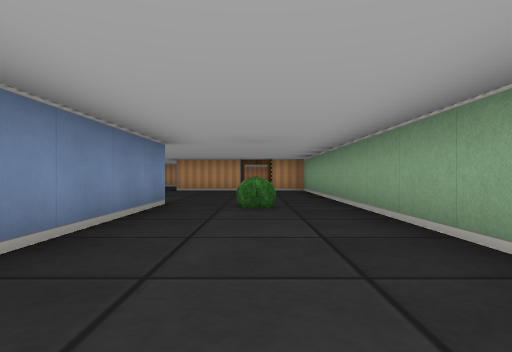
[1] (above)

17 first-person views from a walk through a cub3D ray-caster map. The camera is about half as high as the walls, looks level and sees 75° across. The floor is counted in squares. Each view is taken from the middle of a square. On the plan, view 1 faces up. The plan holds only what a view shows up to about 9 squares ahead; the rest is blank.

[2]
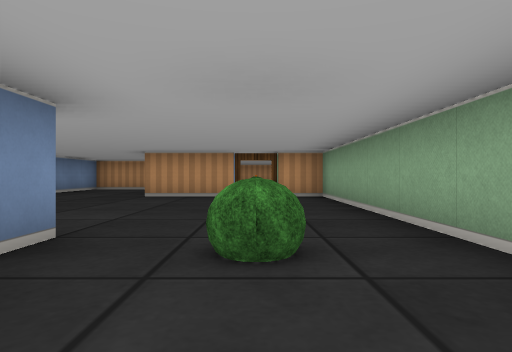

[3]
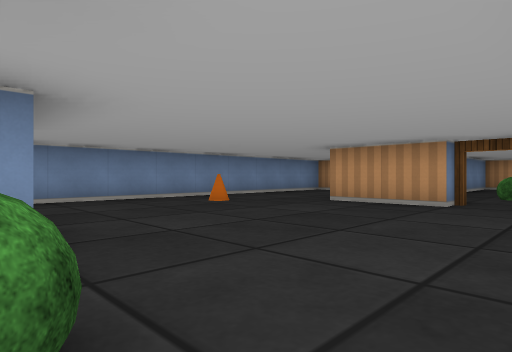

[4]
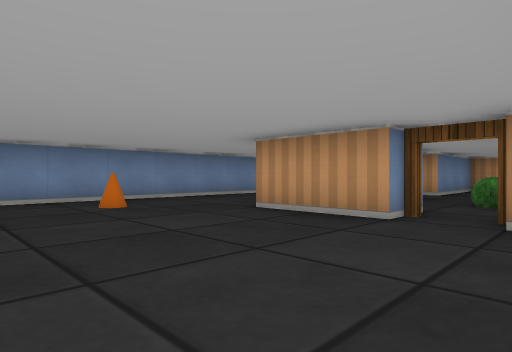

[5]
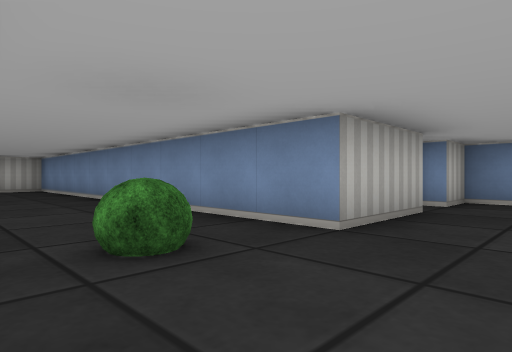

[6]
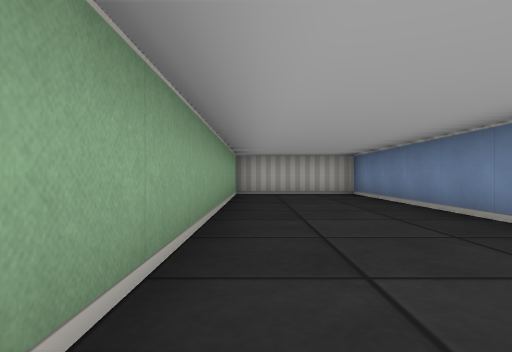

[7]
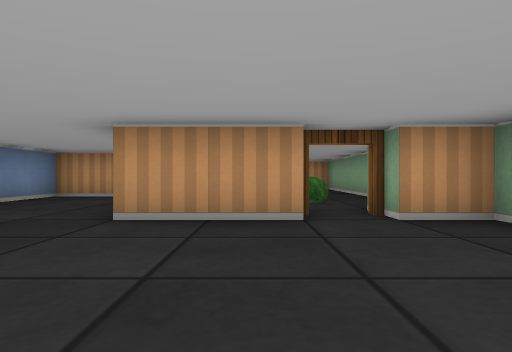

[8]
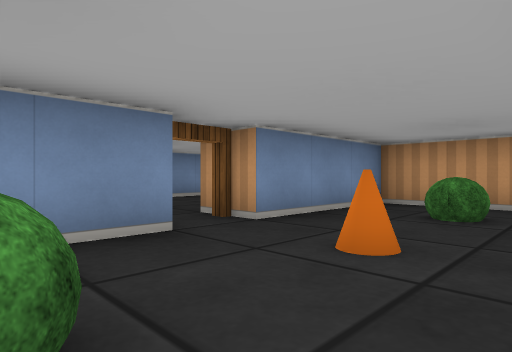

[9]
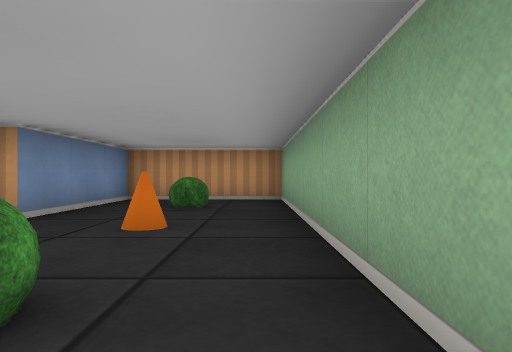

[10]
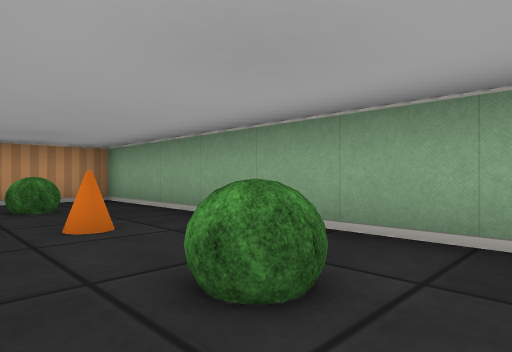

[11]
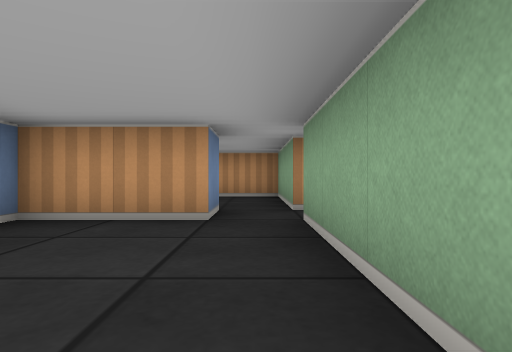

[12]
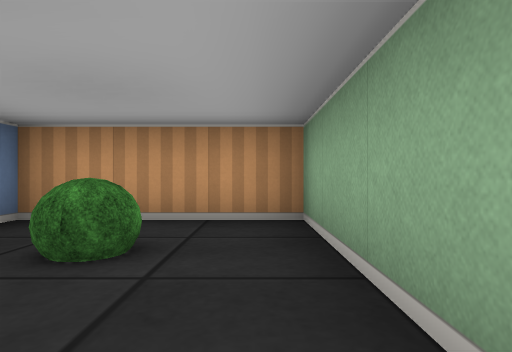

[13]
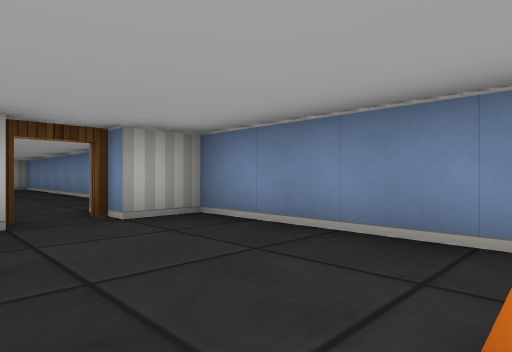

[14]
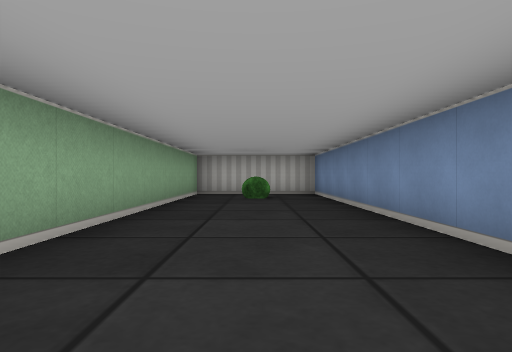

[15]
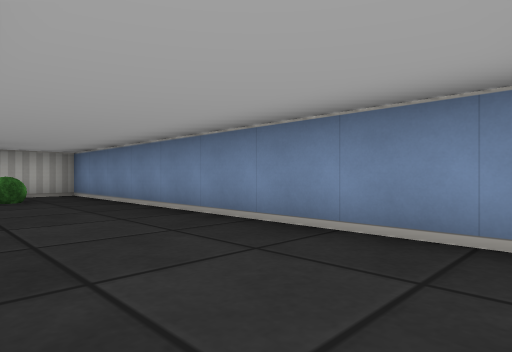

[16]
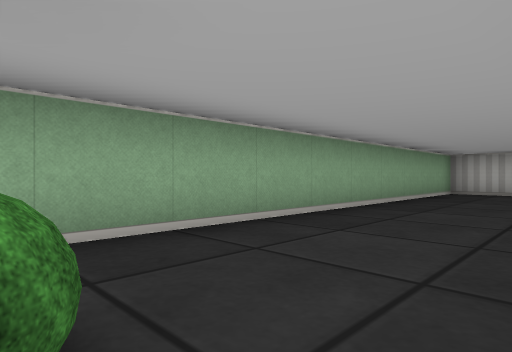

[17]
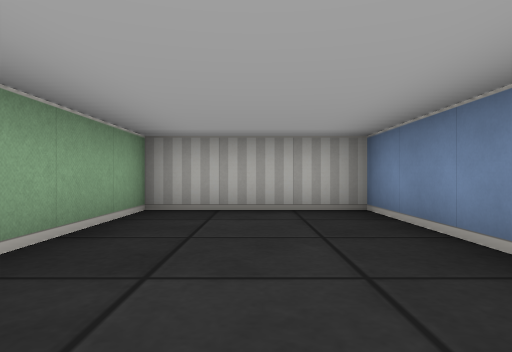

### Floor plan
Ten units are one square. View 1 is at (0, 0); x grows to the right and y downward. Boxes are objects, and circles mark ways between rooms. Rooms are numbered by the first view taken in them; rooms with no view inside come last. Other rooms are left out.
<svg viewBox="-60 -190 80 240">
<path fill="none" stroke="#000" d="M-35 -55 -15 -55 -15 45 15 45 15 -105 5 -105M-5 -105 -25 -105M-25 -116 -25 -145M-35 -155 -35 -145 -55 -145 -55 -55 -45 -55M-15 -145 -15 -132M15 -122 15 -185 -15 -185 -15 -155M-55 -38 -55 45 -25 45 -25 -21M-25 -155 -25 -185 -55 -185 -55 -169"/>
<rect x="-45" y="-95" width="10" height="10" fill="#bbb"><title>cone</title></rect>
<rect x="-5" y="-55" width="10" height="10" fill="#bbb"><title>bush</title></rect>
<rect x="-5" y="-135" width="10" height="10" fill="#bbb"><title>bush</title></rect>
<rect x="-5" y="-155" width="10" height="10" fill="#bbb"><title>cone</title></rect>
<rect x="-5" y="-175" width="10" height="10" fill="#bbb"><title>bush</title></rect>
<rect x="-45" y="25" width="10" height="10" fill="#bbb"><title>bush</title></rect>
<rect x="-45" y="-175" width="10" height="10" fill="#bbb"><title>bush</title></rect>
<circle cx="-20" cy="-150" r="3" fill="#2a7"/>
<circle cx="0" cy="-110" r="3" fill="#2a7"/>
<circle cx="-40" cy="-50" r="3" fill="#2a7"/>
<circle cx="-30" cy="-150" r="3" fill="#2a7"/>
<text x="-20" y="-60">1</text>
<text x="0" y="-150">2</text>
<text x="-40" y="0">3</text>
<text x="-40" y="-170">4</text>
</svg>
Room 1 opens to room 2. Room 1 opens to room 3. Room 1 opens to room 4.

Where each view was taken, in squares from view 1:
view 1: 0 up, 0 right, facing up
view 2: 3 up, 0 right, facing up
view 3: 5 up, 1 right, facing up-left
view 4: 7 up, 1 right, facing up-left
view 5: 7 up, 1 right, facing down-left
view 6: 4 up, 1 right, facing down
view 7: 7 up, 1 left, facing up
view 8: 13 up, 1 right, facing up-left
view 9: 12 up, 1 right, facing up
view 10: 12 up, 1 left, facing up-right
view 11: 11 up, 3 left, facing up
view 12: 15 up, 3 left, facing up
view 13: 9 up, 3 left, facing down-left
view 14: 4 up, 4 left, facing down
view 15: 4 up, 3 left, facing down-left
view 16: 5 up, 1 left, facing down-right
view 17: 0 up, 0 right, facing down
